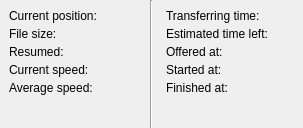
<?xml version="1.0" encoding="UTF-8"?>
<ui version="4.0">
 <class>DccTransferDetailedTimeInfoPanelUI</class>
 <widget class="QWidget" name="DccTransferDetailedTimeInfoPanelUI">
  <property name="geometry">
   <rect>
    <x>0</x>
    <y>0</y>
    <width>303</width>
    <height>128</height>
   </rect>
  </property>
  <property name="windowTitle">
   <string>Form</string>
  </property>
  <layout class="QHBoxLayout" name="horizontalLayout">
   <property name="spacing">
    <number>4</number>
   </property>
   <property name="margin">
    <number>0</number>
   </property>
   <item>
    <layout class="QFormLayout" name="formLayout_2">
     <property name="margin">
      <number>9</number>
     </property>
     <item row="0" column="0">
      <widget class="QLabel" name="textLabel19">
       <property name="text">
        <string>Current position:</string>
       </property>
       <property name="wordWrap">
        <bool>false</bool>
       </property>
      </widget>
     </item>
     <item row="0" column="1">
      <widget class="QLabel" name="m_labelCurrentPosition">
       <property name="alignment">
        <set>Qt::AlignRight|Qt::AlignTrailing|Qt::AlignVCenter</set>
       </property>
       <property name="wordWrap">
        <bool>false</bool>
       </property>
      </widget>
     </item>
     <item row="1" column="0">
      <widget class="QLabel" name="textLabel21">
       <property name="text">
        <string>File size:</string>
       </property>
       <property name="wordWrap">
        <bool>false</bool>
       </property>
      </widget>
     </item>
     <item row="1" column="1">
      <widget class="QLabel" name="m_labelFileSize">
       <property name="alignment">
        <set>Qt::AlignRight|Qt::AlignTrailing|Qt::AlignVCenter</set>
       </property>
       <property name="wordWrap">
        <bool>false</bool>
       </property>
      </widget>
     </item>
     <item row="2" column="0">
      <widget class="QLabel" name="textLabel14">
       <property name="text">
        <string>Resumed:</string>
       </property>
       <property name="wordWrap">
        <bool>false</bool>
       </property>
      </widget>
     </item>
     <item row="2" column="1">
      <widget class="QLabel" name="m_labelIsResumed">
       <property name="alignment">
        <set>Qt::AlignRight|Qt::AlignTrailing|Qt::AlignVCenter</set>
       </property>
       <property name="wordWrap">
        <bool>false</bool>
       </property>
      </widget>
     </item>
     <item row="3" column="0">
      <widget class="QLabel" name="textLabel1_2">
       <property name="text">
        <string>Current speed:</string>
       </property>
       <property name="wordWrap">
        <bool>false</bool>
       </property>
      </widget>
     </item>
     <item row="3" column="1">
      <widget class="QLabel" name="m_labelCurrentSpeed">
       <property name="alignment">
        <set>Qt::AlignRight|Qt::AlignTrailing|Qt::AlignVCenter</set>
       </property>
       <property name="wordWrap">
        <bool>false</bool>
       </property>
      </widget>
     </item>
     <item row="4" column="0">
      <widget class="QLabel" name="textLabel1">
       <property name="text">
        <string>Average speed:</string>
       </property>
       <property name="wordWrap">
        <bool>false</bool>
       </property>
      </widget>
     </item>
     <item row="4" column="1">
      <widget class="QLabel" name="m_labelAverageSpeed">
       <property name="alignment">
        <set>Qt::AlignRight|Qt::AlignTrailing|Qt::AlignVCenter</set>
       </property>
       <property name="wordWrap">
        <bool>false</bool>
       </property>
      </widget>
     </item>
    </layout>
   </item>
   <item>
    <widget class="Line" name="line3">
     <property name="frameShape">
      <enum>QFrame::VLine</enum>
     </property>
     <property name="frameShadow">
      <enum>QFrame::Sunken</enum>
     </property>
    </widget>
   </item>
   <item>
    <layout class="QFormLayout" name="formLayout">
     <property name="margin">
      <number>9</number>
     </property>
     <item row="0" column="0">
      <widget class="QLabel" name="textLabel6">
       <property name="text">
        <string>Transferring time:</string>
       </property>
       <property name="wordWrap">
        <bool>false</bool>
       </property>
      </widget>
     </item>
     <item row="0" column="1">
      <widget class="QLabel" name="m_labelTransferringTime">
       <property name="alignment">
        <set>Qt::AlignRight|Qt::AlignTrailing|Qt::AlignVCenter</set>
       </property>
       <property name="wordWrap">
        <bool>false</bool>
       </property>
      </widget>
     </item>
     <item row="1" column="0">
      <widget class="QLabel" name="textLabel8">
       <property name="text">
        <string>Estimated time left:</string>
       </property>
       <property name="wordWrap">
        <bool>false</bool>
       </property>
      </widget>
     </item>
     <item row="1" column="1">
      <widget class="QLabel" name="m_labelTimeLeft">
       <property name="alignment">
        <set>Qt::AlignRight|Qt::AlignTrailing|Qt::AlignVCenter</set>
       </property>
       <property name="wordWrap">
        <bool>false</bool>
       </property>
      </widget>
     </item>
     <item row="2" column="0">
      <widget class="QLabel" name="textLabel5">
       <property name="text">
        <string>Offered at:</string>
       </property>
       <property name="wordWrap">
        <bool>false</bool>
       </property>
      </widget>
     </item>
     <item row="2" column="1">
      <widget class="QLabel" name="m_labelTimeOffered">
       <property name="alignment">
        <set>Qt::AlignRight|Qt::AlignTrailing|Qt::AlignVCenter</set>
       </property>
       <property name="wordWrap">
        <bool>false</bool>
       </property>
      </widget>
     </item>
     <item row="3" column="0">
      <widget class="QLabel" name="textLabel6_2">
       <property name="text">
        <string>Started at:</string>
       </property>
       <property name="wordWrap">
        <bool>false</bool>
       </property>
      </widget>
     </item>
     <item row="3" column="1">
      <widget class="QLabel" name="m_labelTimeStarted">
       <property name="alignment">
        <set>Qt::AlignRight|Qt::AlignTrailing|Qt::AlignVCenter</set>
       </property>
       <property name="wordWrap">
        <bool>false</bool>
       </property>
      </widget>
     </item>
     <item row="4" column="0">
      <widget class="QLabel" name="textLabel7">
       <property name="text">
        <string>Finished at:</string>
       </property>
       <property name="wordWrap">
        <bool>false</bool>
       </property>
      </widget>
     </item>
     <item row="4" column="1">
      <widget class="QLabel" name="m_labelTimeFinished">
       <property name="alignment">
        <set>Qt::AlignRight|Qt::AlignTrailing|Qt::AlignVCenter</set>
       </property>
       <property name="wordWrap">
        <bool>false</bool>
       </property>
      </widget>
     </item>
    </layout>
   </item>
  </layout>
 </widget>
 <resources/>
 <connections/>
</ui>
